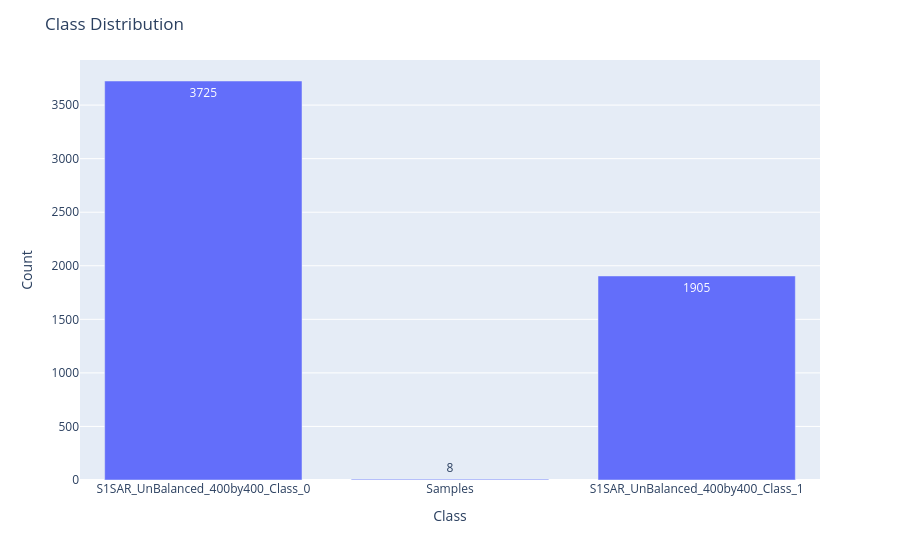

Write notebook code for a chart like this one.
### Code cell
plot_class_distribution(DATA_DIR)

### Figure 1 — Plotly figure (JSON) as saved in the notebook; plotly's stock layout.template omitted (floating-point values rounded to 4 significant figures)
{"data": [{"hovertemplate": "Class=%{x}<br>Count=%{text}<extra></extra>", "legendgroup": "", "marker": {"color": "#636efa", "pattern": {"shape": ""}}, "name": "", "orientation": "v", "showlegend": false, "text": [3725.0, 8.0, 1905.0], "textposition": "auto", "type": "bar", "x": ["S1SAR_UnBalanced_400by400_Class_0", "Samples", "S1SAR_UnBalanced_400by400_Class_1"], "xaxis": "x", "y": [3725, 8, 1905], "yaxis": "y"}], "layout": {"barmode": "relative", "legend": {"tracegroupgap": 0}, "margin": {"t": 60}, "title": {"text": "Class Distribution"}, "xaxis": {"anchor": "y", "domain": [0, 1], "title": {"text": "Class"}}, "yaxis": {"anchor": "x", "domain": [0, 1], "title": {"text": "Count"}}}}
